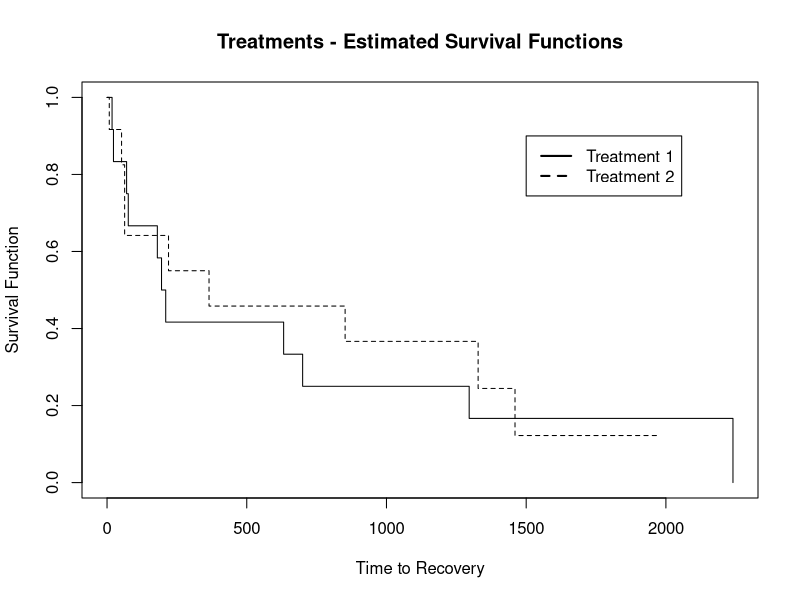

Recreate this plot in R.
library(survival)

T = c( 180,632,2240, 195,  76,  70, 13,1990, 18,700, 210,1296,  23, 8, 852,  52,
       220, 63,   8, 1976,1296,1460,63,1328,365)

ST = c(1,1,1,1,1,1,0,0,1,1,1,1,1,
       0,1,1,1,1,1,0,0,1,1,1,1)
G =  c( 1,1,1,1,1,1,1,1,1,1,1,1,1,2,2,2,2,2,2,2,2,2,2,2,2)

out = cbind(T,ST,G)
Surv(T, ST)

results <- survfit(Surv(T, ST) ~ G)
summary(results)
print(results, print.rmean=TRUE)

postscript("u:/meth1/homework/solutions/Assign4_2012_PIII.ps",height=8,horizontal=F)

plot(results,ylab="Survival Function",xlab="Time to Recovery",
main="Treatments - Estimated Survival Functions",lty=1:2 )
legend(1500,.9,c("Treatment 1","Treatment 2"),lty=1:2,lwd=2)

graphics.off()


